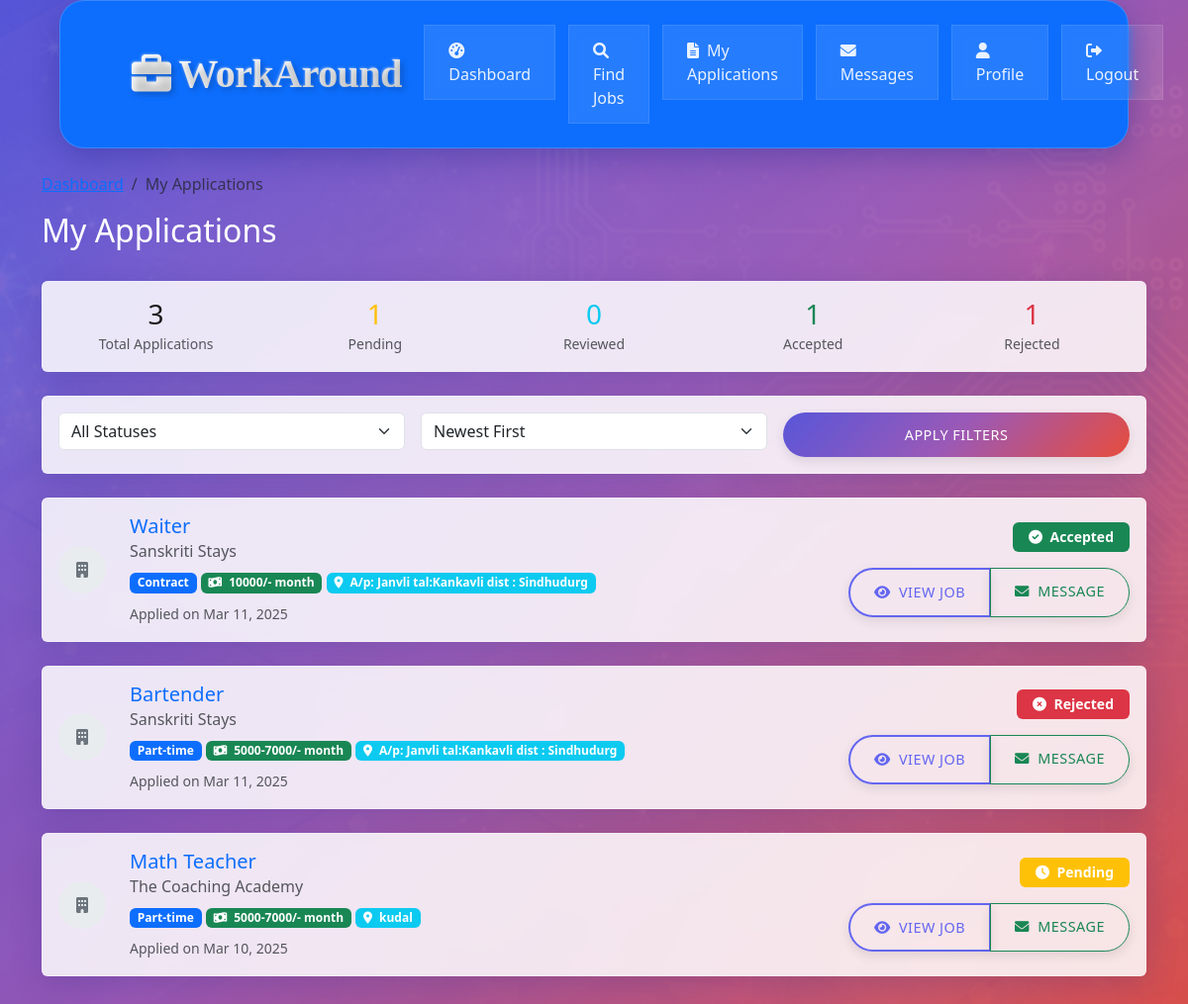
Screenshot of /jobseeker/applications.php (signed in) with the database file from the repository.
### tables this page shows
CREATE TABLE `job_applications` (
  `id` int(11) NOT NULL,
  `job_id` int(11) DEFAULT NULL,
  `jobseeker_id` int(11) DEFAULT NULL,
  `status` enum('pending','reviewed','accepted','rejected') DEFAULT 'pending',
  `application_date` timestamp NOT NULL DEFAULT current_timestamp(),
  `cover_letter` text DEFAULT NULL,
  `updated_at` timestamp NOT NULL DEFAULT current_timestamp() ON UPDATE current_timestamp()
);

CREATE TABLE `jobs` (
  `id` int(11) NOT NULL,
  `employer_id` int(11) DEFAULT NULL,
  `title` varchar(100) NOT NULL,
  `description` text NOT NULL,
  `requirements` text DEFAULT NULL,
  `location` varchar(100) DEFAULT NULL,
  `salary_range` varchar(50) DEFAULT NULL,
  `job_type` enum('part-time','temporary','contract') NOT NULL,
  `status` enum('open','closed') DEFAULT 'open',
  `created_at` timestamp NOT NULL DEFAULT current_timestamp()
);

CREATE TABLE `employer_profiles` (
  `id` int(11) NOT NULL,
  `user_id` int(11) DEFAULT NULL,
  `company_name` varchar(100) NOT NULL,
  `contact_person` varchar(100) NOT NULL,
  `phone` varchar(20) DEFAULT NULL,
  `address` text DEFAULT NULL,
  `company_description` text DEFAULT NULL,
  `website` varchar(255) DEFAULT NULL,
  `industry` varchar(100) DEFAULT NULL,
  `logo_path` varchar(255) DEFAULT NULL
);

### jobseeker/applications.php (the view, shortened to what this page needs)
<?php
require_once "../config/database.php";
$sort = isset($_GET['sort']) ? $_GET['sort'] : 'newest';
$applications_sql = "SELECT ja.*, j.title, j.description, j.location, j.salary_range, j.job_type,
                    ep.company_name, u.email as employer_email, j.employer_id
                    FROM job_applications ja
                    INNER JOIN jobs j ON ja.job_id = j.id
                    INNER JOIN employer_profiles ep ON j.employer_id = ep.user_id
                    INNER JOIN users u ON j.employer_id = u.id
                    WHERE ja.jobseeker_id = ?";
$params = [$_SESSION['id']];
$types = "i";
switch ($sort) {
    default:
        $applications_sql .= " ORDER BY ja.application_date DESC";
}
$stmt = mysqli_prepare($conn, $applications_sql);
mysqli_stmt_bind_param($stmt, $types, ...$params);
mysqli_stmt_execute($stmt);
$applications = mysqli_stmt_get_result($stmt);
$stats_sql = "SELECT
    COUNT(*) as total_applications,
    SUM(CASE WHEN status = 'pending' THEN 1 ELSE 0 END) as pending_applications,
    SUM(CASE WHEN status = 'reviewed' THEN 1 ELSE 0 END) as reviewed_applications,
    SUM(CASE WHEN status = 'accepted' THEN 1 ELSE 0 END) as accepted_applications,
    SUM(CASE WHEN status = 'rejected' THEN 1 ELSE 0 END) as rejected_applications
    FROM job_applications
    WHERE jobseeker_id = ?";
$stmt = mysqli_prepare($conn, $stats_sql);
mysqli_stmt_bind_param($stmt, "i", $_SESSION['id']);
mysqli_stmt_execute($stmt);
$stats = mysqli_stmt_get_result($stmt)->fetch_assoc();
?>
<!DOCTYPE html>
<html lang="en">
<head>
    <link href="https://cdn.jsdelivr.net/npm/bootstrap@5.3.0/dist/css/bootstrap.min.css" rel="stylesheet">
    <link rel="stylesheet" href="https://cdnjs.cloudflare.com/ajax/libs/font-awesome/6.0.0/css/all.min.css">
    <link rel="stylesheet" href="../assets/css/style.css">
</head>
<body>
    <nav class="navbar navbar-expand-lg navbar-dark bg-primary sticky-top">
        <div class="container">
            <a class="navbar-brand d-flex align-items-center" href="../index.php">
                <i class="fas fa-briefcase me-2"></i>
                WorkAround
            </a>
            <div class="collapse navbar-collapse" id="navbarNav">
                <ul class="navbar-nav ms-auto">
                    <li class="nav-item">
                        <a class="nav-link" href="dashboard.php">
                            <i class="fas fa-tachometer-alt me-1"></i> Dashboard
                        </a>
                    </li>
                    <li class="nav-item">
                        <a class="nav-link" href="jobs.php">
                            <i class="fas fa-search me-1"></i> Find Jobs
                        </a>
                    </li>
                    <li class="nav-item">
                        <a class="nav-link active" href="applications.php">
                            <i class="fas fa-file-alt me-1"></i> My Applications
                        </a>
                    </li>
                    <li class="nav-item">
                        <a class="nav-link" href="messages.php">
                            <i class="fas fa-envelope me-1"></i> Messages
                        </a>
                    </li>
                    <li class="nav-item">
                        <a class="nav-link" href="profile.php">
                            <i class="fas fa-user me-1"></i> Profile
                        </a>
                    </li>
                    <li class="nav-item">
                        <a class="nav-link" href="../auth/logout.php">
                            <i class="fas fa-sign-out-alt me-1"></i> Logout
                        </a>
                    </li>
                </ul>
            </div>
        </div>
    </nav>
    <div class="container my-4">
        <div class="row mb-4">
            <div class="col">
                <nav aria-label="breadcrumb">
                    <ol class="breadcrumb">
                        <li class="breadcrumb-item"><a href="dashboard.php">Dashboard</a></li>
                        <li class="breadcrumb-item active">My Applications</li>
                    </ol>
                </nav>
                <h2>My Applications</h2>
            </div>
        </div>
        <div class="row mb-4">
            <div class="col">
                <div class="card">
                    <div class="card-body">
                        <div class="row text-center">
                            <div class="col-md">
                                <h3 class="mb-0"><?php echo $stats['total_applications']; ?></h3>
                                <small class="text-muted">Total Applications</small>
                            </div>
                            <div class="col-md">
                                <h3 class="mb-0 text-warning"><?php echo $stats['pending_applications']; ?></h3>
                                <small class="text-muted">Pending</small>
                            </div>
                            <div class="col-md">
                                <h3 class="mb-0 text-info"><?php echo $stats['reviewed_applications']; ?></h3>
                                <small class="text-muted">Reviewed</small>
                            </div>
                            <div class="col-md">
                                <h3 class="mb-0 text-success"><?php echo $stats['accepted_applications']; ?></h3>
                                <small class="text-muted">Accepted</small>
                            </div>
                            <div class="col-md">
                                <h3 class="mb-0 text-danger"><?php echo $stats['rejected_applications']; ?></h3>
                                <small class="text-muted">Rejected</small>
                            </div>
                        </div>
                    </div>
                </div>
            </div>
        </div>
        <div class="row mb-4">
            <div class="col">
                <div class="card">
                    <div class="card-body">
                        <form method="GET" class="row g-3">
                            <div class="col-md-4">
                                <select class="form-select" name="status">
                                    <option value="">All Statuses</option>
                                </select>
                            </div>
                            <div class="col-md-4">
                                <select class="form-select" name="sort">
                                    <option value="newest" <?php echo $sort === 'newest' ? 'selected' : ''; ?>>Newest First</option>
                                </select>
                            </div>
                            <div class="col-md-4">
                                <button type="submit" class="btn btn-primary w-100">Apply Filters</button>
                            </div>
                        </form>
                    </div>
                </div>
            </div>
        </div>
        <div class="row">
            <?php if (mysqli_num_rows($applications) > 0): ?>
                <?php while ($application = mysqli_fetch_assoc($applications)): ?>
                    <div class="col-12 mb-4">
                        <div class="card application-card">
                            <div class="card-body">
                                <div class="row align-items-center">
                                    <div class="col-auto">
                                        <div class="default-logo">
                                            <i class="fas fa-building"></i>
                                        </div>
                                    </div>
                                    <div class="col">
                                        <h5 class="card-title mb-1">
                                            <a href="view-job.php?id=<?php echo htmlspecialchars($application['job_id']); ?>"
                                               class="text-decoration-none">
                                                <?php echo htmlspecialchars($application['title']); ?>
                                            </a>
                                        </h5>
                                        <h6 class="text-muted mb-2"><?php echo htmlspecialchars($application['company_name']); ?></h6>
                                        <div class="mb-2">
                                            <span class="badge bg-primary"><?php echo ucfirst($application['job_type']); ?></span>
                                            <?php if (!empty($application['salary_range'])): ?>
                                                <span class="badge bg-success">
                                                    <i class="fas fa-money-bill-wave me-1"></i>
                                                    <?php echo htmlspecialchars($application['salary_range']); ?>
                                                </span>
                                            <?php endif; ?>
                                            <?php if (!empty($application['location'])): ?>
                                                <span class="badge bg-info">
                                                    <i class="fas fa-map-marker-alt me-1"></i>
                                                    <?php echo htmlspecialchars($application['location']); ?>
                                                </span>
                                            <?php endif; ?>
                                        </div>
                                        <small class="text-muted">
                                            Applied on <?php echo date('M d, Y', strtotime($application['application_date'])); ?>
                                        </small>
                                    </div>
                                    <div class="col-auto text-end">
                                        <div class="mb-3">
                                            <span class="badge status-badge bg-<?php
                                                echo $application['status'] === 'accepted' ? 'success' :
                                                    ($application['status'] === 'rejected' ? 'danger' :
                                                    ($application['status'] === 'reviewed' ? 'info' : 'warning'));
                                            ?>">
                                                <i class="fas fa-<?php
                                                    echo $application['status'] === 'accepted' ? 'check-circle' :
                                                        ($application['status'] === 'rejected' ? 'times-circle' :
                                                        ($application['status'] === 'reviewed' ? 'eye' : 'clock'));
                                                ?> me-1"></i>
                                                <?php echo ucfirst($application['status']); ?>
                                            </span>
                                        </div>
                                        <div class="btn-group">
                                            <a href="view-job.php?id=<?php echo htmlspecialchars($application['job_id']); ?>"
                                               class="btn btn-outline-primary btn-sm">
                                                <i class="fas fa-eye me-1"></i> View Job
                                            </a>
                                            <a href="messages.php?user=<?php echo htmlspecialchars($application['employer_id']); ?>"
                                               class="btn btn-outline-success btn-sm">
                                                <i class="fas fa-envelope me-1"></i> Message
                                            </a>
                                        </div>
                                    </div>
                                </div>
                            </div>
                        </div>
                    </div>
                <?php endwhile; ?>
            <?php endif; ?>
        </div>
    </div>
</body>
</html>

### rows the page displays
job_applications: job.title "Waiter", employer_profiles.company_name "Sanskriti Stays", job.job_type "Contract", job.salary_range "10000/- month", job.location "A/p: Janvli tal:Kankavli dist : Sindhudurg", application_date "Mar 11, 2025", status "Accepted"
job_applications: job.title "Bartender", employer_profiles.company_name "Sanskriti Stays", job.job_type "Part-time", job.salary_range "5000-7000/- month", job.location "A/p: Janvli tal:Kankavli dist : Sindhudurg", application_date "Mar 11, 2025", status "Rejected"
job_applications: job.title "Math Teacher", employer_profiles.company_name "The Coaching Academy", job.job_type "Part-time", job.salary_range "5000-7000/- month", job.location "kudal", application_date "Mar 10, 2025", status "Pending"

### other values shown
$stats['total_applications'] "3"
$stats['pending_applications'] "1"
$stats['reviewed_applications'] "0"
$stats['accepted_applications'] "1"
$stats['rejected_applications'] "1"
